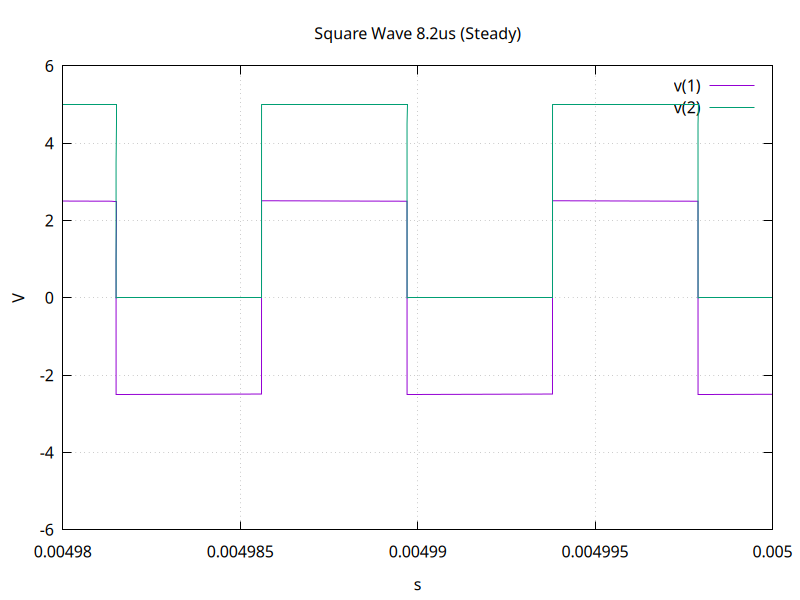

Write gnuplot code to recreate this figure.
set terminal pngcairo size 800,600
set output 'sq1_steady.png'
set encoding utf8
set termoption noenhanced
set title "Square Wave 8.2us (Steady)"
set xlabel "s"
set ylabel "V"
set grid
unset logscale x 
set xrange [4.980000e-03:5.000000e-03]
unset logscale y
set yrange [-6.000000e+00:6.000000e+00]
set format y "%g"
set format x "%g"
plot 'sq1_steady.txt' using 1:2 with lines lw 1 title "v(1)",\
'sq1_steady.txt' using 3:4 with lines lw 1 title "v(2)"
